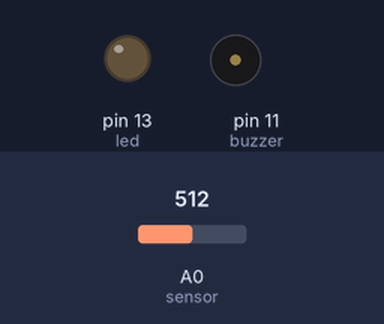
Recording of a sketch running on a simulated Arduino Uno, built with avr-gcc and run on an emulated ATmega328P. Shown: output pins drawn as LEDs (lit = HIGH), buzzer (waves = sounding). Inputs (shaded band) come from the test bench; at power-on: A0 (sensor) = 512.

Above: at 1.2 s.
1.3 s: A0 (sensor) set to 316
2.8 s: A0 (sensor) set to 283
At 3.3 s:
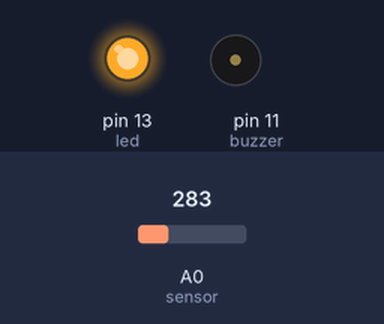
4.3 s: A0 (sensor) set to 306
At 5.5 s:
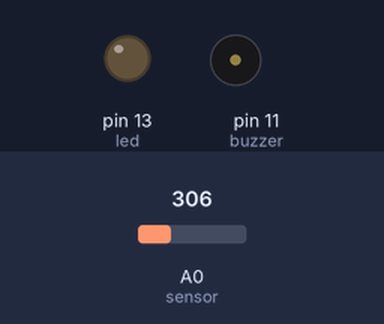
5.8 s: A0 (sensor) set to 290
At 11.2 s:
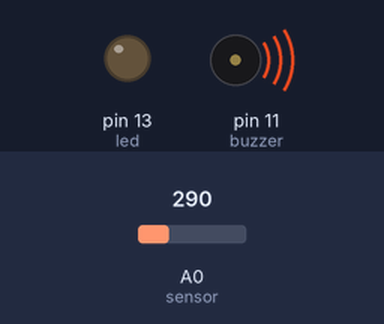
Timing chart, 0 to 28.5 s (numbered marks = the images above; inputs shaded):
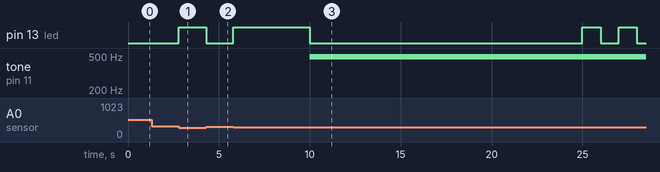

Measured:
- the behaviour switches between 300 and 299 on A0 (sensor) (found by bisection; images 0 and 1)
- after the input at 1.3 s, every drawn part: stays the same
- after the input at 2.8 s, pin 13 (led): LOW → HIGH at once
- after the input at 4.3 s, pin 13 (led): HIGH → LOW at once

The sketch:

desafio.ino
```cpp
#define led 13
#define buzzer 11
#define sensor 0

void setup()
{
  pinMode(led,    OUTPUT);
  pinMode(buzzer, OUTPUT);
  pinMode(sensor, INPUT);
}

void loop()
{
  if(millis() < 10000)
  {
    if(analogRead(sensor) < 300)
    {
      digitalWrite(led, HIGH);
    }
    if(analogRead(sensor) > 300)
    {
      digitalWrite(led, LOW);
    }
  }
  if(millis() > 10000 && millis() < 25000)
  {
    digitalWrite(led, LOW);
    analogWrite(buzzer, 20);
  }
  if(millis() > 25000)
  {
    analogWrite(buzzer, 0);
    digitalWrite(led, HIGH);
    delay(1000);
    digitalWrite(led, LOW);
    delay(1000);
    digitalWrite(led, HIGH);
    delay(1000);
    digitalWrite(led, LOW);
    analogWrite(buzzer, 0);
    delay(500);
    analogWrite(buzzer, 50);
    delay(500);
    analogWrite(buzzer, 100);
    delay(500);
    analogWrite(buzzer, 150);
    delay(500);
    analogWrite(buzzer, 200);
    delay(500);
    analogWrite(buzzer, 250);
    delay(500);

  }

}
```
